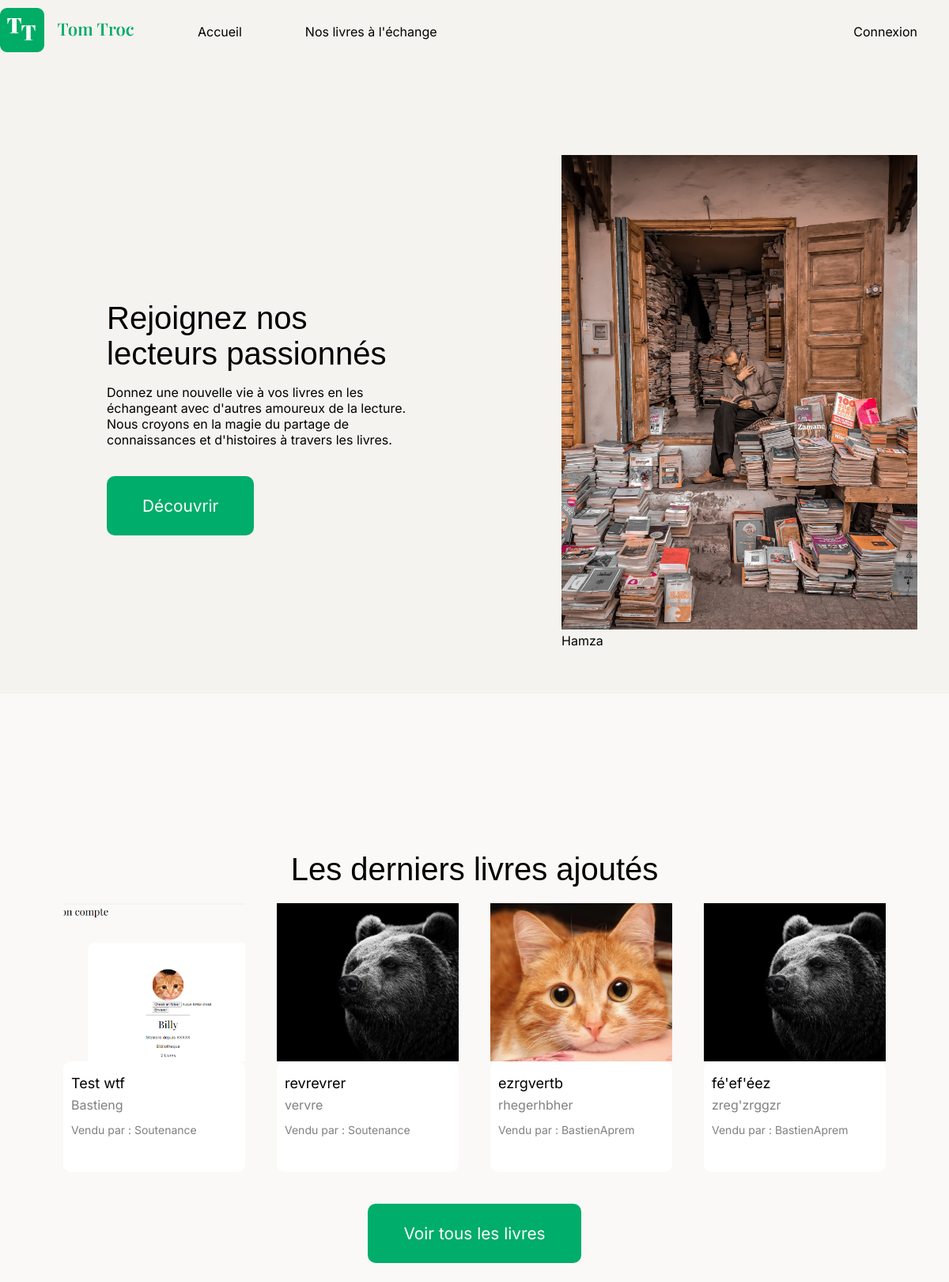
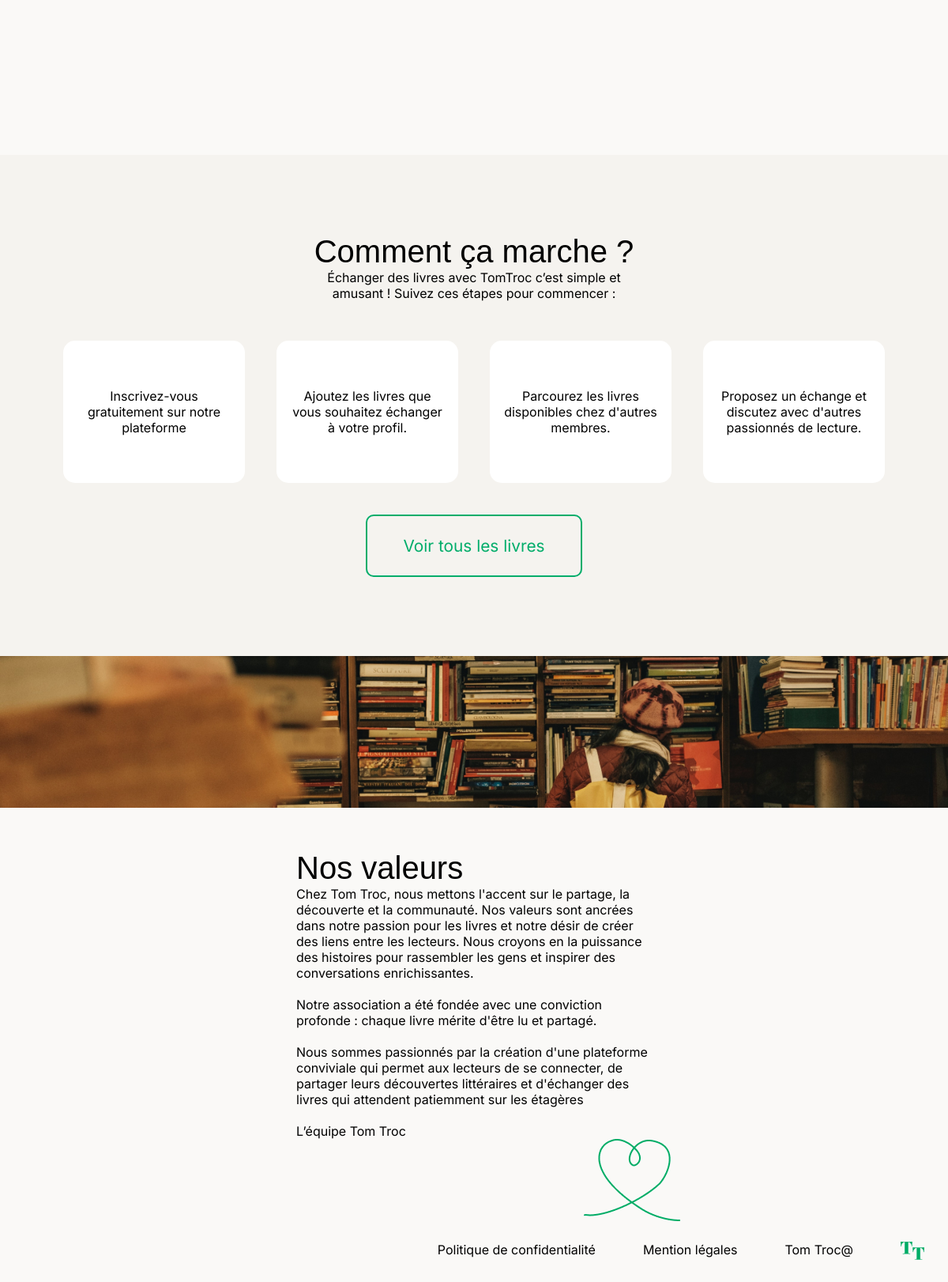
The page / on the database its author committed (2 pictures, top to bottom).
### tables this page shows
CREATE TABLE `books` (
  `id` int NOT NULL,
  `user_id` int NOT NULL,
  `title` varchar(250) NOT NULL,
  `description` text NOT NULL,
  `author` varchar(250) NOT NULL,
  `image` text,
  `statut` tinyint(1) NOT NULL DEFAULT '0'
);

CREATE TABLE `users` (
  `id` int NOT NULL,
  `pseudo` varchar(50) NOT NULL,
  `email` varchar(200) NOT NULL,
  `password` varchar(4096) NOT NULL,
  `avatar` text,
  `creation_date` date DEFAULT NULL
);

### views/View.php (called while the page is built, shortened)
<?php
class View
{
    public function render(string $viewName, array $params = []) : void
    {
        $viewPath = $this->buildViewPath($viewName);
        $content = $this->_renderViewFromTemplate($viewPath, $params);
    }
    private function _renderViewFromTemplate(string $viewPath, array $params = []) : string
    {
        if (file_exists($viewPath)) {
            extract($params);
            require($viewPath);
            return ob_get_clean();
        } else {
            throw new Exception("La vue '$viewPath' est introuvable.");
        }
    }
    private function buildViewPath(string $viewName) : string
    {
        return TEMPLATE_VIEW_PATH . $viewName . '.php';
    }
}

### src/controllers/BookController.php (called while the page is built, shortened)
<?php
class BookController{
    public function showHome() : void
    {
        $lastBooks = (new BookRepository())->findLastBooks();
        $view = new View("Accueil");
        $view->render("home",
            ['lastBooks' => $lastBooks]);
    }
}

### index.php (called while the page is built, shortened)
<?php
$action = Utils::request('action', 'home');
try {
    switch ($action) {
        case 'home':
            (new BookController())->showHome();
            break;
    }
} catch (Exception $e) {
$errorView = new View('Erreur');
$errorView->render('errorPage', ['errorMessage' => $e->getMessage()]);
}

### models/DBManager.php (called while the page is built, shortened)
<?php
class DBManager
{
    private static $instance;
    private $db;
    private function __construct()
    {
        $this->db = new PDO('mysql:host=' . DB_HOST . ';dbname=' . DB_NAME . ';charset=utf8', DB_USER, DB_PASS);
        $this->db->setAttribute(PDO::ATTR_ERRMODE, PDO::ERRMODE_EXCEPTION);
        $this->db->setAttribute(PDO::ATTR_DEFAULT_FETCH_MODE, PDO::FETCH_ASSOC);
    }
    public static function getInstance() : DBManager
    {
        if (!self::$instance) {
            self::$instance = new DBManager();
        }
        return self::$instance;
    }
    public function query(string $sql, ?array $params = null) : PDOStatement
    {
        if ($params == null) {
            $query = $this->db->query($sql);
        } else {
            $query = $this->db->prepare($sql);
            $query->execute($params);
        }
        return $query;
    }
}

### models/AbstractEntityManager.php (called while the page is built, shortened)
<?php
abstract class AbstractEntityManager {
    public function __construct()
    {
        $this->db = DBManager::getInstance();
    }
}

### src/repository/BookRepository.php (called while the page is built, shortened)
<?php
class BookRepository extends AbstractEntityManager
{
    public function findBooks(?int $limit = 10000) : PDOStatement
    {
        try {
            $sql = <<<EOD
            SELECT b.* , u.pseudo
            FROM books b
            INNER JOIN users u ON u.id = b.user_id
            ORDER BY b.id DESC
            LIMIT $limit;
            EOD;
            return $this->db->query($sql);
        }catch (Exception $exception){
            exit(0);
        }
    }
    public function findLastBooks() : PDOStatement
    {
        return $this->findBooks(4);
    }
}

### views/templates/home.php (the view)
<section class="home1">
    <div class="container">
        <div class="part-1">
            <h1>Rejoignez nos lecteurs passionnés</h1>
            <p>Donnez une nouvelle vie à vos livres en les échangeant avec d'autres amoureux de la lecture. Nous croyons en la magie du partage de connaissances et d'histoires à travers les livres. </p>
            <button class="green-button"><a href="index.php?action=bookList">Découvrir</a></button>
        </div>
        <figure>
            <img src="img/men_reading.jpg" class="sit-man" alt="Un homme lisant entouré de livres.">
            <figcaption>Hamza</figcaption>
        </figure>
    </div>
</section>
<section class="home2">
    <div class="container">
        <h2 class="last-books">Les derniers livres ajoutés</h2>
        <div class="quator">
            <?php foreach ($lastBooks as $lastBook):?>
                <div class="info-books">
                    <img src=".\books_img\<?= htmlentities($lastBook['image']) ?>" class="home-book-img" alt="livre">
                    <div class="detail-books">
                        <span class="title"><?=htmlentities($lastBook['title'])?></span>
                        <span class="author"><?= htmlentities($lastBook['author'])?></span>
                        <span class="seller"> Vendu par : <?= htmlentities($lastBook['pseudo'])?></span>
                    </div>
                </div>
            <?php endforeach; ?>
        </div>
        <button class="green-button center-button"><a href="index.php?action=bookList">Voir tous les livres</a></button>
    </div>
</section>
<section class="home3">
    <div class="container">
        <h2 class="last-books">Comment ça marche ?</h2>
        <p class="trade-books">Échanger des livres avec TomTroc c’est simple et amusant ! Suivez ces étapes pour commencer :</p>
        <div class="quatro">
            <div class="solo">
                <p>Inscrivez-vous gratuitement sur
                    notre plateforme</p>
            </div>
            <div class="solo">
                <p>Ajoutez les livres que vous souhaitez échanger à votre profil.</p>
            </div>
            <div class="solo">
                <p>Parcourez les livres disponibles chez d'autres membres.</p>
            </div>
            <div class="solo">
                <p>Proposez un échange et discutez avec d'autres passionnés de lecture.</p>
            </div>
        </div>
        <button class="green-button center-button"><a href="index.php?action=bookList">Voir tous les livres</a></button>
    </div>
</section>
<div>
    <img src="img/page_banner.jpg" class="banner" alt="Image bannière">
</div>
<section class="home4">
    <div class="container">
        <div class="center-div">
        <h3>Nos valeurs</h3>
            <p>Chez Tom Troc, nous mettons l'accent sur le partage, la découverte et la communauté. Nos valeurs sont ancrées dans notre passion pour les livres et notre désir de créer des liens entre les lecteurs. Nous croyons en la puissance des histoires pour rassembler les gens et inspirer des conversations enrichissantes.</p>
            <br>
            <p>Notre association a été fondée avec une conviction profonde : chaque livre mérite d'être lu et partagé.</p>
            <br>
            <p>Nous sommes passionnés par la création d'une plateforme conviviale qui permet aux lecteurs de se connecter, de partager leurs découvertes littéraires et d'échanger des livres qui attendent patiemment sur les étagères</p>
            <br>
            <p>L’équipe Tom Troc</p>
        </div>
        <img src="img/heart.png" class="keur" alt="Image keur">
    </div>
</section>

### css/styles.css (style rules this page uses)
body { font-family: "Inter", sans-serif; margin: auto; background-color: #faf9f7; }
* { font-family: "Inter", sans-serif; }
.container { max-width: 1300px; margin: auto; }
h1, h2, h3 { font-family: "Playfair Display", sans-serif; font-size: 2.5rem; font-weight: lighter; margin: 0; }
a { text-decoration: none; color: black; }
.green-button { background-color: #00ad6a; border-radius: 10px; border: none; padding: 25px 45px; color: #ffffff; }
.green-button a { color: #ffffff; font-size: 1.3rem; }
.home1 .container, .home2, .home3, .home4 { display: flex; }
.home1, .home3 { padding-top: 100px; background-color: #f5f3ef; }
.sit-man { width: 450px; height: auto; }
.container .part-1 { font-size: 1rem; padding: 200px 50px; width: 400px; margin: auto; }
.home1 .part-1 p { justify-content: center; text-align: start; padding-bottom: 20px; }
.home2 { flex-direction: column; padding: 200px 0 200px; background-color: #faf9f7; }
.last-books { text-align: center; }
.center-button { display: block; margin: 20px auto; text-align: center; }
.quator { display: flex; flex-direction: row; }
.info-books { display: flex; flex-direction: column; padding: 20px; width: 230px; }
.info-books .detail-books { display: flex; flex-direction: column; }
.detail-books { padding: 10px 10px 20px; border-radius: 10px; min-height: 110px; background-color: #ffffff; }
.title { font-size: 18px; padding: 7px 0; }
.author { color: grey; font-size: 16px; padding-bottom: 13px; }
.seller { color: grey; font-size: 14px; }
.home-book-img { width: 230px; height: 200px; object-fit: cover; }
.home3 .container { text-align: center; }
.trade-books { text-align: center; width: 400px; margin: 0 auto; padding-bottom: 30px; }
.quatro { display: flex; flex-direction: row; }
.solo { background-color: #ffffff; padding: 15px; margin: 20px; height: 150px; width: 200px; display: flex; justify-content: center; text-align: center; border-radius: 15px; }
.solo p { display: flex; justify-content: center; align-items: center; }
.home3 .container .green-button { background-color: transparent; border: solid 2px #00ad6a; margin-bottom: 100px; }
.home3 .container .green-button a { color: #00ad6a; }
.banner { width: 100%; }
.home4 { background-color: #faf9f7; }
.home4 .container { display: flex; flex-direction: column; justify-content: center; align-items: center; }
.home4 .container p { text-align: start; margin: 0; }
.center-div { width: 450px; margin: 0 auto; padding-top: 50px; }
.keur { position: relative; left: 200px; }

### rows shown on the page
books: image (picture), title "Test wtf", author "Bastieng", user.pseudo "Soutenance"
books: image (picture), title "revrevrer", author "vervre", user.pseudo "Soutenance"
books: image (picture), title "ezrgvertb", author "rhegerhbher", user.pseudo "BastienAprem"
books: image (picture), title "fé'ef'éez", author "zreg'zrggzr", user.pseudo "BastienAprem"
